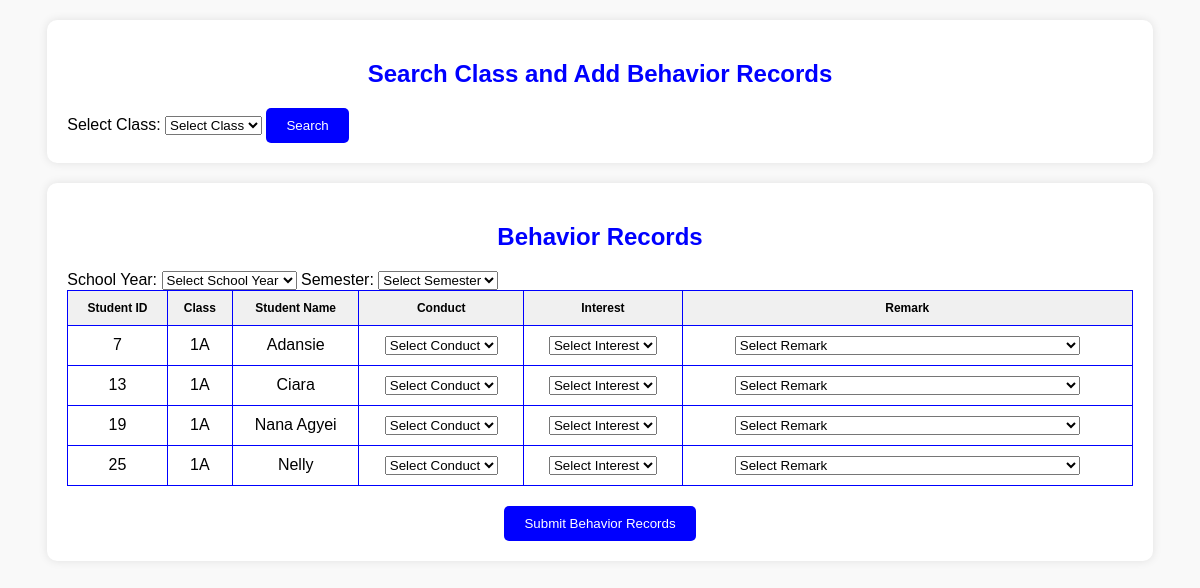
The app's page /pages/behavior.php?class=1A with its own data.
### tables this page shows
CREATE TABLE `student` (
  `student_id` int(11) NOT NULL,
  `index_number` varchar(50) DEFAULT NULL,
  `fname` varchar(100) NOT NULL,
  `mname` varchar(100) NOT NULL,
  `surname` varchar(100) NOT NULL,
  `name` varchar(100) DEFAULT NULL,
  `date_of_birth` date DEFAULT NULL,
  `admission_date` date NOT NULL,
  `gender` varchar(20) NOT NULL,
  `hall` varchar(100) NOT NULL,
  `program` varchar(100) NOT NULL,
  `class` varchar(50) DEFAULT NULL,
  `school_year` varchar(50) DEFAULT NULL,
  `location` varchar(100) DEFAULT NULL,
  `password` varchar(255) DEFAULT NULL
);

### pages/behavior.php (the view, shortened to what this page needs)
<?php
include '../incl/ShaConnect.php';
$students = [];
if (isset($_GET['class']) && !empty($_GET['class'])) {
    $class = $_GET['class'];
    $studentSql = "SELECT * FROM student WHERE class = ?";
    $stmt = $conn->prepare($studentSql);
    $stmt->bind_param("s", $class);
    if ($stmt->execute()) {
        $studentResult = $stmt->get_result();
        while ($row = $studentResult->fetch_assoc()) {
            $students[] = $row;
        }
    } else {
        die("Error executing student query: " . $stmt->error);
    }
}
?>
<!DOCTYPE html>
<html lang="en">
<head>
</head>
<body>
<div class="form-container">
    <h2>Search Class and Add Behavior Records</h2>
    <form method="GET">
        <label for="class">Select Class:</label>
        <select name="class" id="class" required>
            <option value="">Select Class</option>
        </select>
        <button type="submit">Search</button>
    </form>
</div>
<?php if (!empty($students)): ?>
    <div class="form-container">
        <h2>Behavior Records</h2>
        <form method="POST">
            <label for="school_year">School Year:</label>
            <select name="school_year" required>
                <option value="">Select School Year</option>
            </select>
            <label for="semester">Semester:</label>
            <select name="semester" required>
                <option value="">Select Semester</option>
            </select>
            <table>
                <tr>
                    <th>Student ID</th>
                    <th>Class</th>
                    <th>Student Name</th>
                    <th>Conduct</th>
                    <th>Interest</th>
                    <th>Remark</th>
                </tr>
                <?php foreach ($students as $student): ?>
                <tr>
                    <td><?php echo htmlspecialchars($student['student_id']); ?></td>
                    <td><?php echo htmlspecialchars($student['class']); ?></td>
                    <td><?php echo htmlspecialchars($student['name']); ?></td>
                    <td>
                        <select name="students[<?php echo htmlspecialchars($student['student_id']); ?>][conduct]" required>
                            <option value="">Select Conduct</option>
                        </select>
                    </td>
                    <td>
                        <select name="students[<?php echo htmlspecialchars($student['student_id']); ?>][interest]" required>
                            <option value="">Select Interest</option>
                        </select>
                    </td>
                    <td>
                        <select name="students[<?php echo htmlspecialchars($student['student_id']); ?>][remark]" required>
                            <option value="">Select Remark</option>
                        </select>
                    </td>
                </tr>
                <?php endforeach; ?>
            </table>
            <div style="margin-top: 20px; text-align: center;">
                <button type="submit">Submit Behavior Records</button>
            </div>
        </form>
    </div>
<?php endif; ?>
</body>
</html>

### pages/behavior.php (style rules this page uses)
body { font-family: Arial, sans-serif; background-color: #f9f9f9; }
.form-container, .table-container { width: 90%; margin: 20px auto; padding: 20px; background-color: white; border-radius: 10px; box-shadow: 0 0 10px rgba(0, 0, 0, 0.1); }
h2 { text-align: center; color: blue; }
table { width: 100%; border-collapse: collapse; }
th, td { padding: 10px; border: 1px solid blue; text-align: center; }
th { background-color: #f0f0f0; font-size: 12px; }
select { width: 1o0%; }
.form-container button { padding: 10px 20px; background-color: blue; color: white; border: none; cursor: pointer; border-radius: 5px; }

### records on screen
student: student_id "7", class "1A", name "Adansie"
student: student_id "13", class "1A", name "Ciara"
student: student_id "19", class "1A", name "Nana Agyei"
student: student_id "25", class "1A", name "Nelly"
